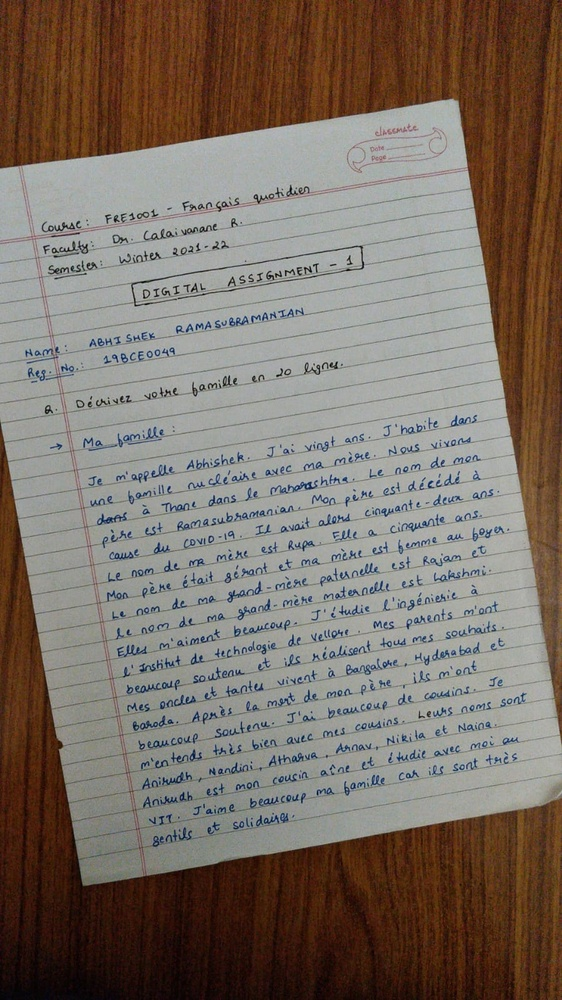
#> input picture ocr/test2.jpeg, 562 x 1000 px, shrunk from 899 x 1599 before the run
$ jupyter execute --allow-errors OCR-PreProcessing.ipynb
#> lines starting #> are read from the running program, lines starting #| are printed output that depends on the picture; after the words box and inside, x2 and y2 are one past the last pixel; in counts of white or black regions, pixels touching at a corner belong together
[cell 1]
import sys
import matplotlib.pyplot as plt
import numpy as np
from PIL import Image as im
from scipy.ndimage import interpolation as inter
import cv2
from imutils.perspective import four_point_transform

[cell 2]
image = cv2.imread("test2.jpeg")
#> image is the input picture: shape (1000, 562, 3); mean B, G, R 102.6, 112.4, 124.1
gray = cv2.cvtColor(image, cv2.COLOR_BGR2GRAY)
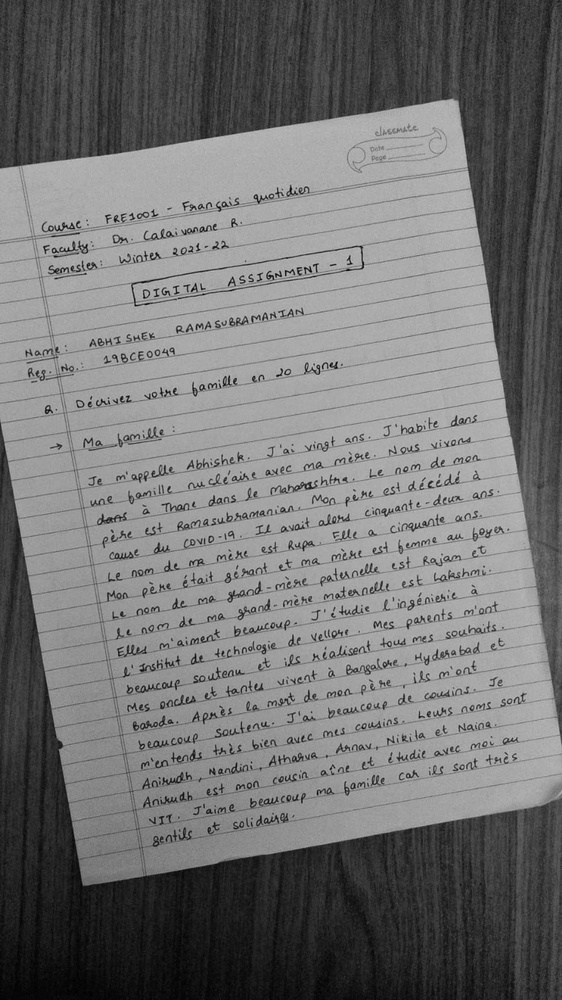
#> gray: shape (1000, 562); min 0, max 208, mean 114.8
# [11 lines of commented-out code are left out]

[cell 3]
blur = cv2.GaussianBlur(gray, (7,7), 0)
# cv2.imshow("blur", blur)

[cell 4]
thresh = cv2.threshold(blur, 0, 255, cv2.THRESH_BINARY + cv2.THRESH_OTSU)[1]
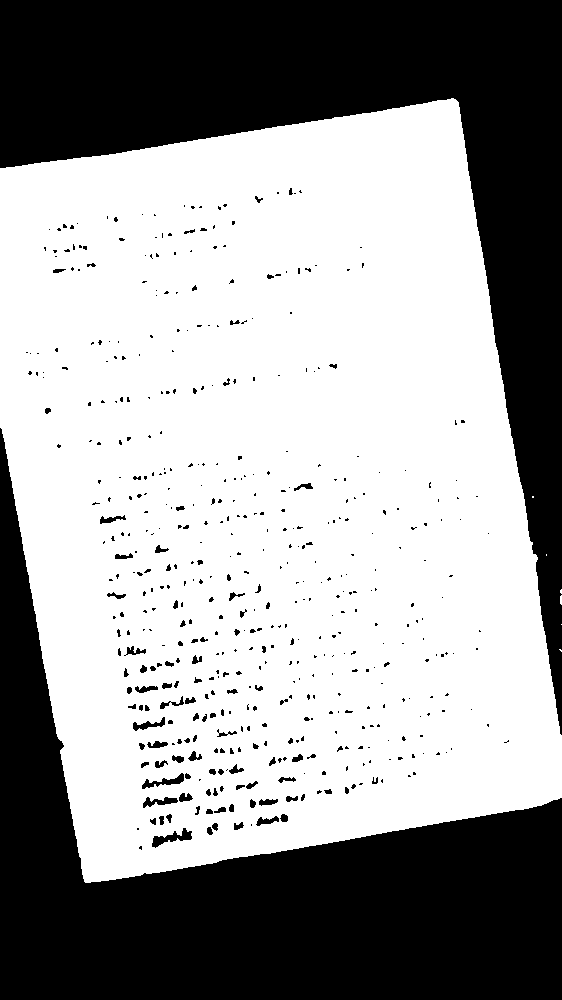
#> thresh: shape (1000, 562); 61.5% white; 498 black regions (396 under 20 px)
cv2.imshow("thresh", thresh)

[cell 5]
# Find contours and sort for largest contour
cnts = cv2.findContours(thresh, cv2.RETR_EXTERNAL,cv2.CHAIN_APPROX_SIMPLE)
#> cnts = 7 contours, 6 with area under 20; largest, box (x1, y1, x2, y2) and area: (0, 98, 562, 883) 351550
cnts = cnts[0] if len(cnts) == 2 else cnts[1]
cnts = sorted(cnts, key=cv2.contourArea, reverse=True)
displayCnt = None

for c in cnts:
    # Perform contour approximation
    peri = cv2.arcLength(c, True)
    approx = cv2.approxPolyDP(c, 0.02 * peri, True)
    if len(approx) == 4:
        displayCnt = approx
        break
#> this loop made 1 pass
#> (peri, displayCnt) on pass 1: (2495.7, [[453, 98], [0, 168], [85, 882], [561, 797]])

# Obtain birds' eye view of image
warped = four_point_transform(image, displayCnt.reshape(4, 2))
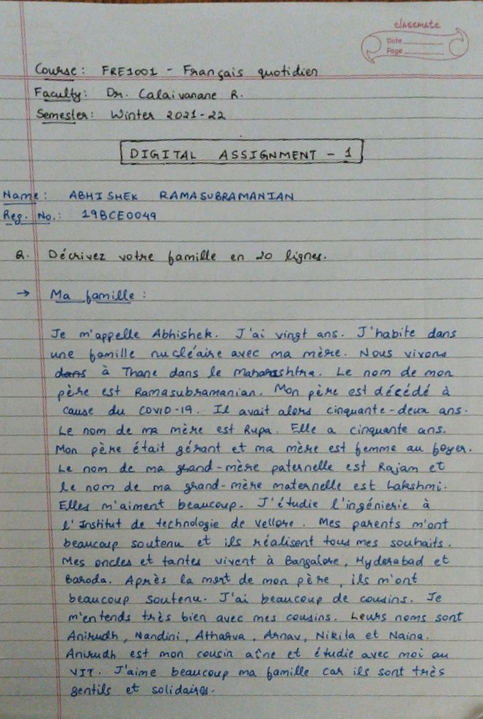
#> warped: shape (719, 483, 3); mean B, G, R 152.5, 154.4, 151.2

# cv2.imshow("thresh", thresh)
cv2.imshow("warped", warped)
cv2.waitKey()

$ run again, with ocr/another_sample_text.jpeg copied over ocr/test2.jpeg
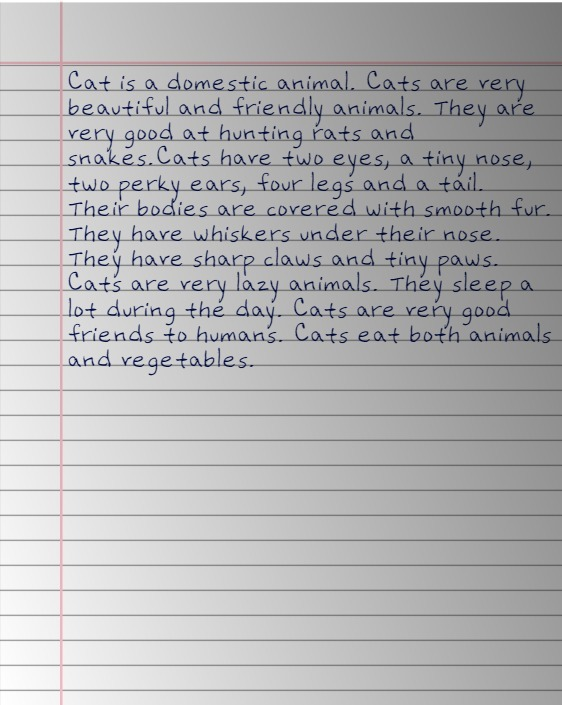
#> input picture ocr/another_sample_text.jpeg, 562 x 705 px
#> image is the input picture: shape (705, 562, 3); mean B, G, R 180, 178.5, 178.6
#> `blur = cv2.GaussianBlur(gray, (7,7), 0)`:
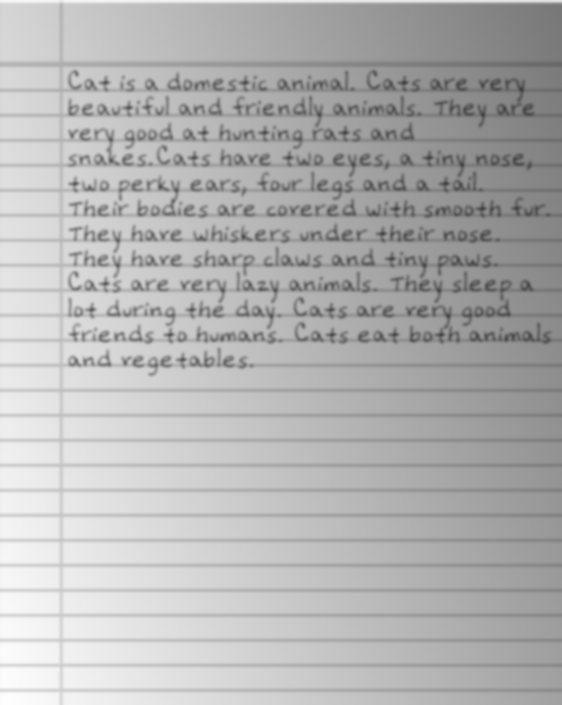
#> blur: shape (705, 562); min 61, max 254, mean 178.7
#> `thresh = cv2.threshold(blur, 0, 255, cv2.THRESH_BINARY + cv2.THRESH_OT..`:
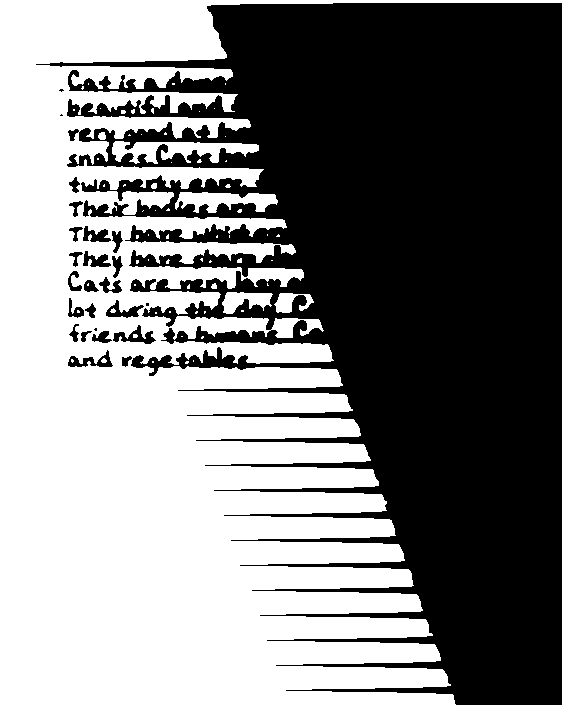
#> thresh: shape (705, 562); 50.2% white; 25 black regions (4 under 20 px)
#> cnts = 61 contours, 54 with area under 20; largest, box (x1, y1, x2, y2) and area: (0, 0, 562, 705) 191396, (112, 141, 259, 164) 1620, (175, 192, 278, 213) 1160, (222, 292, 273, 314) 610, (274, 293, 314, 313) 372, (98, 132, 106, 140) 40, (151, 183, 157, 189) 22
#> the loop `for c in cnts:` made 17 passes
#> (peri, displayCnt) on pass 17: (10.83, [[189, 284], [187, 286], [187, 288], [189, 288]])

$ run again, with ocr/image.jpeg copied over ocr/test2.jpeg
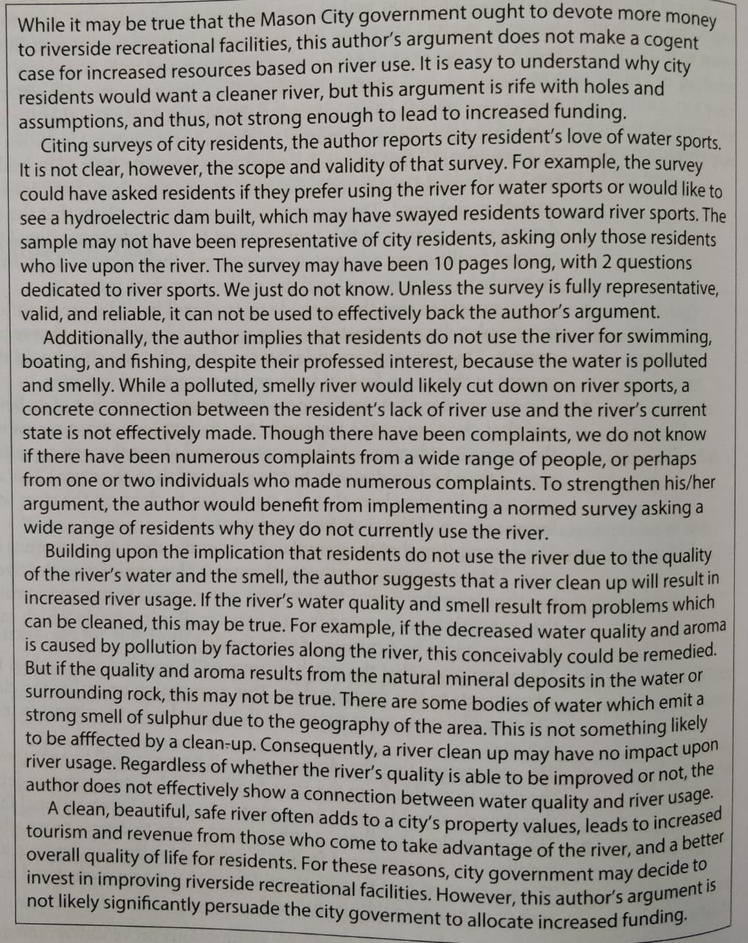
#> input picture ocr/image.jpeg, 748 x 943 px, shrunk from 1016 x 1280 before the run
#> image is the input picture: shape (943, 748, 3); mean B, G, R 143.8, 149.2, 151.7
#> `blur = cv2.GaussianBlur(gray, (7,7), 0)`:
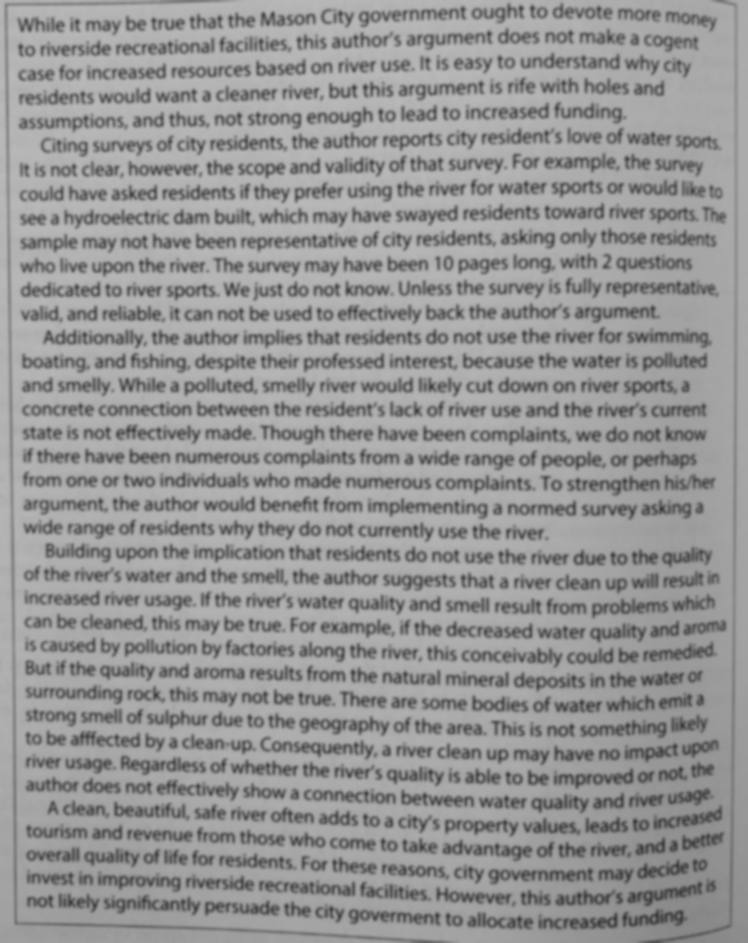
#> blur: shape (943, 748); min 57, max 185, mean 149.2
#> `thresh = cv2.threshold(blur, 0, 255, cv2.THRESH_BINARY + cv2.THRESH_OT..`:
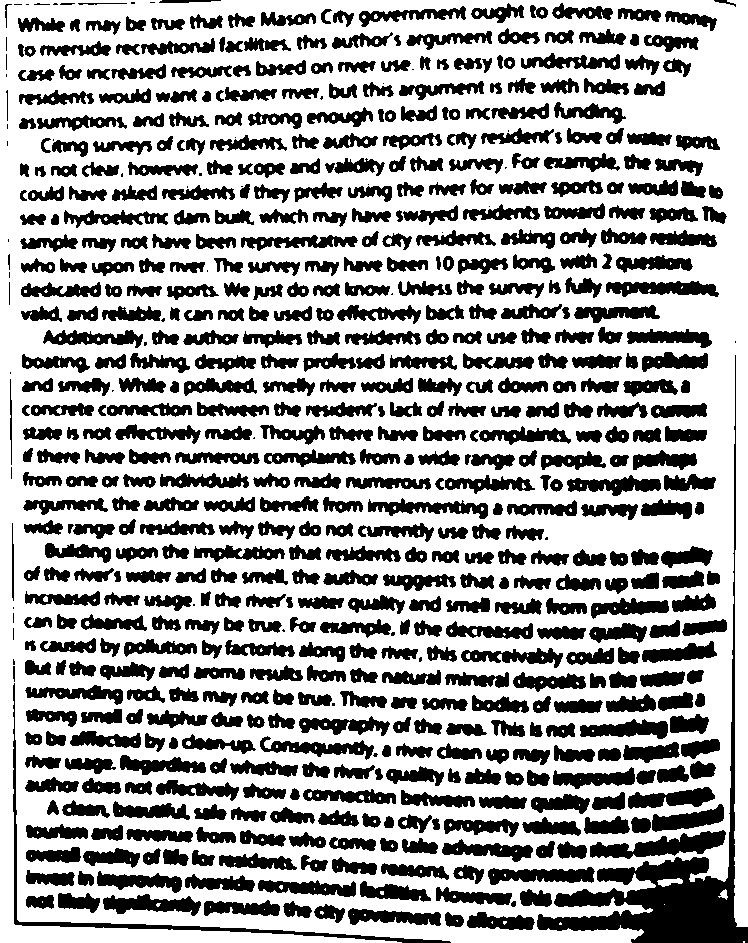
#> thresh: shape (943, 748); 66% white; 626 black regions (48 under 20 px)
#> cnts = 6 contours, 3 with area under 20; largest, box (x1, y1, x2, y2) and area: (0, 0, 748, 943) 687846, (657, 878, 683, 887) 110, (718, 889, 728, 900) 41
#> the loop `for c in cnts:` made 5 passes
#> (peri, displayCnt) on pass 5: (4, [[743, 941], [743, 942], [744, 942], [744, 941]])
#> warped = [[173, 178, 181]]
